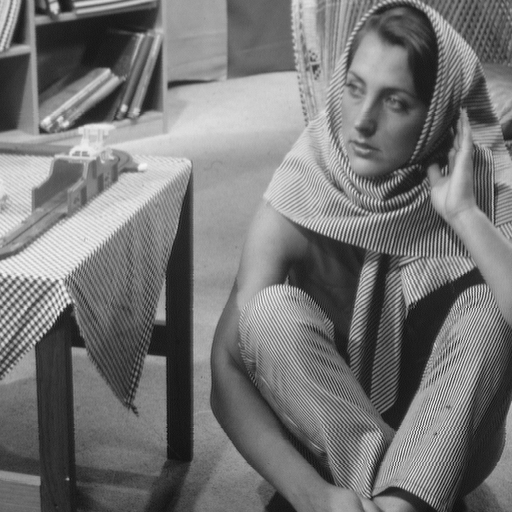
#> input picture TME3/img/barbara.png, 512 x 512 px
$ jupyter execute --allow-errors TME3.ipynb   (shell and % lines are left out)
#> lines starting #> are read from the running program, lines starting #| are printed output that depends on the picture
# Practical work 3: 2D sampling and aliasing

Properties studied in 1D apply in 2D. The following results can be admitted:
 - given a regular grid, a sampling of a continuous 2D signal can be modelled as follow:
$$
x_s(t,u) = x(t,u)C(t,u)\quad \text{with}\quad C(t,u) = \sum_{k=-\infty}^{+\infty} \sum_{l=-\infty}^{+\infty} \delta(t-kT_s,u - lT_s)
$$ $C$ is the analog of Dirac comb (also called impulse train) in 2D
 - spectrum of $x_s$ writes:
$$
X_s(f,g) = \frac1{T_s^2}\sum_{k=-\infty}^{+\infty} \sum_{l=-\infty}^{+\infty} X(f-kf_s,g-lf_s)
$$
2D sampling then implies a periodisation of the spectrum for the two dimensions
 - it is possible to reconstruct the original signal from the sampled signal if 2D Shannon condition is verified (band limited signal) with:
$$
x_r (t,u) = \sum_{k=-\infty}^{+\infty} \sum_{l=\infty}^{+\infty} x_s(kT_s,lT_s) \operatorname{sinc}(\pi f_s (t-kT_s)) \operatorname{sinc}(\pi f_s(u - lT_s))\qquad\qquad\qquad\text{(1)}
$$
so called Shannon interpolation.

## Exercice 1: aliasing and windowing of 2D signals

Given the following signal:
$$
s_\theta(t,u) = A\cos(2\pi f_0(t\cos\theta + u\sin\theta))
$$
Here an example with $\theta=\frac\pi4$:
<div></div>
The goal of this exercice is to study the limit conditions of sampling of this image in order to avoid aliasing.

[cell 1]
import numpy as np
from numpy.fft import fft2, fftshift
import matplotlib.pyplot as plt
# for interactive ploting, see surf() below
from matplotlib import cm
from matplotlib.colors import Normalize
from mpl_toolkits.mplot3d import Axes3D

def sinusoid2d(A, theta, size, T0, Te):
    """ double**2*int*double**2 -> Array[double] """
    ct = np.cos(theta/180*np.pi)
    st = np.sin(theta/180*np.pi)
    x, y = np.meshgrid(np.arange(0, size, Te), np.arange(0, size, Te))
    return A*np.cos(2*np.pi*(y*ct - x*st)/T0)

def shannonInterpolation(I, Ts, size):
    """ Array*int*double -> Array[double] """
    n, m = I.shape
    x, y = np.meshgrid(np.arange(0, size), np.arange(0, n))
    Y = np.sinc(x/Ts-y)
    x, y = np.meshgrid(np.arange(0, size), np.arange(0, m))
    X = np.sinc(x/Ts-y)
    return np.matmul(X.T, np.matmul(I, Y))

def imshow(I,title=None):
    """ display an image """
    plt.figure(figsize=(500//80,500//80))
    plt.gray()
    plt.imshow(I)
    if title: plt.title(title)
    plt.show()

def surf(Z,title=None):
    """ 3D plot of an image """
    X,Y = np.meshgrid(range(Z.shape[1]), range(Z.shape[0]))
    fig = plt.figure(figsize=(600/80,600/80))
    if title: plt.title(title)
    ax = fig.gca(projection='3d')
    ax.plot_surface(X, Y, Z, cmap=cm.coolwarm, linewidth=0, antialiased=False)
    plt.show()

1. We provide the function `sinusoid2d(A, theta, L, T0, Ts)` that allows to sample signal $s_\theta$ with a sampling period of `Ts` (the grid is regular with the sample sampling value for directions $u$ and $t$). Paremeters `A`, `theta`, `L` and `T0` respectively control the amplitude, orientation and period ($T_0=\frac1{f_0}$) of signal $s_\theta$. Generate a pseudo continuous signal $s_{45}$ with `A=1`, `theta = 45`, `L = 512`, `T0 = 64` and `Ts=1`.

[cell 2]
sig = sinusoid2d(1,45,512,64,1)
imshow(sig)

2. (a) What is the maximal frequency of previous signal $s_{45}$ in direction $t$ (denoted $f_t^{\text{max}}$) and direction $u$ (denoted $f_u^{\text{max}}$)? Let $f_m = \max(f_t^{\text{max}},f_u^{\text{max}})$. Explain why $f_m$ can be used to derive the limit frequency (in sens of Shannon) for the sampling of $s_{45}$.

$f_t^{\text{max}}$ = $(1/T0)cos(theta) = \frac{cos(45)}{64} $

$f_u^{\text{max}}$ = $(1/T0)sin(theta) = \frac{sin(45)}{64} $

Therefore, $f_m$ = $f_t^{\text{max}}$ = $f_u^{\text{max}} = 0.011$

According to the Shannon cryteria, $f_s$ > 2 * $f_m$

2. (b)  Sample $s_{45}$ with $f_s = 16 f_m$ and display the sampled signal.

[cell 3]
print("Sampled signal with fs = 16fm")
fm=2**(1/2)/2/64
fs1=16*fm
Ts1=1/fs1
print(Ts1)
samp_sig1 = sinusoid2d(1,45,512,64,Ts1)
imshow(samp_sig1)

We notice that the sampled signal has the same overall appearance as the original "continuous" one, but it has less points so it looks more pixelised (less precise)

2. (c) Compute the Fourier transform of the sampled signal and display frequencies. One can use `surf()` function for an interactive 3D plot.

[cell 4]
FTss = np.fft.fft2(samp_sig1)
FTss = np.fft.fftshift(np.log(1 + np.abs(FTss)))
imshow(FTss)
#> (the rest of this cell did not finish here and is left out)

2. (d) Comment the spectrum:
    - verify the presence of the two Dirac peaks
    - for various values of $T_s$, observe changes in the spectrum. Compare with the spectrum of the continuous signal ($s_{45}$). What is the origin of theses differences?
    - (Bonus question):
        - Why, aside the two Dirac peaks, there are somes structures? Explain the origin of these lobes.
        - Increase $T_0$ in order to obtain a unique peak. Explain the origin of this fusion. Verify the limit value of $T_0$ for which the two peaks interfer.

- We do notice the 2 dirac peaks

- As expected, considering we are working with a sampled signal, the dirac peaks aren't infinitly thin, they still have some structure.

[cell 5]
#SPECTRUM OF THE CONTINUOUS SIGNAL S45
print("SPECTRUM OF THE CONTINUOUS SIGNAL S45")
FTss = np.fft.fft2(sig)
FTss = np.fft.fftshift(np.log(1 + np.abs(FTss)))
imshow(FTss)
#> (the rest of this cell did not finish here and is left out)

[cell 6]
#Ts = 10
print("TS = 10")
samp_sig1 = sinusoid2d(1,45,512,64,10)
imshow(samp_sig1)
FTss = np.fft.fft2(samp_sig1)
FTss = np.fft.fftshift(np.log(1 + np.abs(FTss)))
imshow(FTss)
#> (the rest of this cell did not finish here and is left out)

[cell 7]
#Ts1 = 20
print("TS = 20")
samp_sig1 = sinusoid2d(1,45,512,64,20)
imshow(samp_sig1)
FTss = np.fft.fft2(samp_sig1)
FTss = np.fft.fftshift(np.log(1 + np.abs(FTss)))
imshow(FTss)
#> (the rest of this cell did not finish here and is left out)

We can observe that as Ts gets bigger, the peaks of the Fourier Transform gets less defined.

This can be explained by
# Explain here

3. (a) Sample $s_{45}$ with $f_s=4 f_m$ and display the sampled signal.

[cell 8]
fs2=4*fm
Ts2=1/fs2
print(Ts2)
samp_sig2 = sinusoid2d(1,45,512,64,Ts2)
imshow(samp_sig2)

[cell 9]
FTss = np.fft.fft2(samp_sig1)
FTss = np.fft.fftshift(np.log(1 + np.abs(FTss)))
imshow(FTss)

3. (b) Write a function `error()` implementing the relative average error $\displaystyle\epsilon_r = \frac 1{2AL^2}\sum_{k=0}^L\sum_{l=0}^L |x_r(k,l)-x_d(k,l)|$.

[cell 10]
def error(xd, xr):
    L = 512
    A = 1
    err= 0
    for k in range(L):
        for l in range(L):
            err += np.absolute(xr[k][l] - xd[k][l])
    return (1/(2*A*L**2)) * err

3. (c) Reconstruct the sampled signal. Display original and reconstructed signal.
   Print the relative average error between the original and reconstructed images. What is the origin of this error?

[cell 11]
print("original signal:")
imshow(sig)

[cell 12]
#reconstruction with 1st sampling, fs = 16fm

sig_r1 = shannonInterpolation(samp_sig1,Ts1, 512)

print("reconstructed signal with fs = 16fm:")
imshow(sig_r1)

print("relative average error:", error(sig, sig_r1))

[cell 13]
FTss4 = np.fft.fft2(samp_sig1)
FTss4 = np.fft.fftshift(np.log(1 + np.abs(FTss4)))
imshow(FTss4)
#> (the rest of this cell did not finish here and is left out)

[cell 14]
#reconstruction with 2nd sampling, fs = 4fm

sig_r2 = shannonInterpolation(samp_sig2,Ts2, 512)

print("reconstructed signal with fs = 4fm:")
imshow(sig_r2)

print("relative average error:", error(sig, sig_r2))

Logicly, the error is bigger with the 2nd sampling (almost 4 times bigger). However, the 2nd reconstruction still looks like the original signal.

4. Same question than 3. with $f_s = \frac32f_m$. Comment the effects of aliasing.

[cell 15]
fs3=1.5*fm
Ts3=1/fs3
print(Ts3)
samp_sig3 = sinusoid2d(1,45,512,64,Ts3)
imshow(samp_sig3)

[cell 16]
#reconstruction with 3rd sampling, fs = (3/2)fm

sig_r3 = shannonInterpolation(samp_sig3,Ts3, 512)

print("reconstructed signal with fs = (3/2)fm:")
imshow(sig_r3)

print("relative average error:", error(sig, sig_r3))

The error is way bigger here, to the point where the reconstructed signal isn't recognisable anymore.
This was expected because of the Sharron criteria. The frequency chosen was too small (< 2fm)

5. Consider the continuous signal with an oriention of $\theta=10°$. What is the value of $f_m$? With a sampling of $\frac32 f_s$ what is the additional drawback appearing after the reconstruction? Explain.

$f_t^{\text{max}}$ = $(1/T0)cos(theta) = cos(10)/64 $

$f_u^{\text{max}}$ = $(1/T0)sin(theta) = sin(10)/64$

$f_t^{\text{max}}$ > $f_u^{\text{max}}$. Therefore, $f_m$ = $f_t^{\text{max}}$ = 0.0154

According to the Shannon cryteria, $f_s$ > 2 * $f_m$

[cell 17]
sig2 = sinusoid2d(1,10,512,64,1)
imshow(sig2)

[cell 18]
#Sampling

fm2 = 10 * (np.pi/180)
fs4=1.5*fm2
Ts4=1/fs4
print(Ts4)
samp_sig4 = sinusoid2d(1,10,512,64,Ts4)
imshow(samp_sig4)

[cell 19]
#reconstruction
#reconstruction with 3rd sampling, fs = (3/2)fm

sig_r4 = shannonInterpolation(samp_sig4,Ts4, 512)

print("reconstructed signal with fs = (3/2)fm:")
imshow(sig_r4)
#> in imshow (call 19), `plt.show()`:
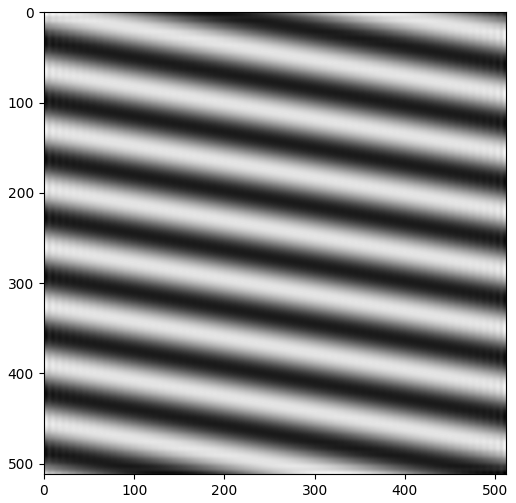
#> figure drawn by matplotlib, 1 panel

print("relative average error:", error(sig2, sig_r4))

[cell 20]
FTss2 = np.fft.fft2(sig2)
FTss2 = np.fft.fftshift(np.log(1 + np.abs(FTss2)))
imshow(FTss2)
#> in imshow (call 20), `plt.show()`:
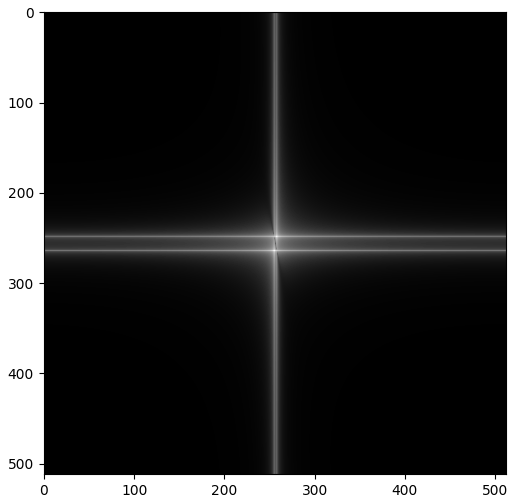
#> figure drawn by matplotlib, 1 panel
#> (the rest of this cell did not finish here and is left out)

6. Bonus question: write a function `shannonInterpolationLoop()` implementing equation (1) using two loops, in a C way. Compare and discuss the run time of this function and  `shannonInterpolation()` on a small signal ($L=64$). Runtime can be measured using `tic()` and `tac()` functions.

[cell 21]
from time import process_time
mytime = 0
def tic():
    """ NoneType -> NoneType """
    global mytime
    mytime = process_time()
def tac():
    """ NoneType -> int """
    global mytime
    print (process_time()-mytime)
    mytime = process_time()

## Exercice 2: aliasing on natural images

In this exercice, we study aliasing on image `img/barbara.png`. Aliasing occurring with subsample of image, we propose to write a code that implements a subsample (using function `subSample2()` of factor 2 on the image.

[cell 22]
from PIL import Image

barbara = np.array(Image.open('img/barbara.png'))
#> barbara is the input picture: shape (512, 512); min 12, max 246, mean 117.4
imshow(barbara)
def subSample2(I):
    """ Array -> Array """
    return I[::2,::2]

1. Explain what is a subsample of factor 2 and the impact when applied on an image.

Subsampling an image reduces its number of pixels. Here, we're doing a subsample of factor 2 so we're dividing the picture size by 4. In doing so, we will make the picture blurrier (less precise).

2. Write a code that
 - iterates the subsampling process
 - at each iteration, computes the Fourier transform of the subsampled image

   Display subsampled images and their spectrum. Describe and interpret the effects of aliasing. Why aliasing is a drawback ?

[cell 23]
def subsample_loop(img, it_max = 10):
#> called with it_max = 5
    I = img.copy()
    print("Original image:")
    imshow(img)
    imshow(np.fft.fftshift(np.log(1 + np.abs(np.fft.fft2(img)))))
#> in imshow (call 23), `plt.show()`:
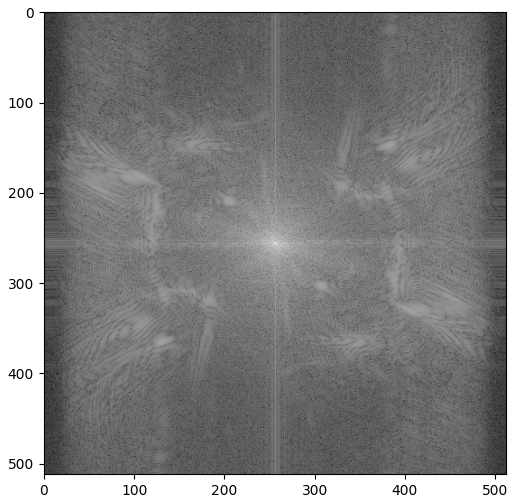
#> figure drawn by matplotlib, 1 panel
    for i in range(it_max):
        print("ITÉRATION N°", i+1, ":")
        print("\tSubsampled image:")
        I = subSample2(I)
        imshow(I)
        print("\tSpectrum:")
        fourier = np.fft.fftshift(np.log(1 + np.abs(np.fft.fft2(I))))
        imshow(fourier)
#> this loop made 5 passes
#> pass 1, in subsample_loop, `fourier = np.fft.fftshift(np.log(1 + np.abs(np.fft.fft2(I))))`:
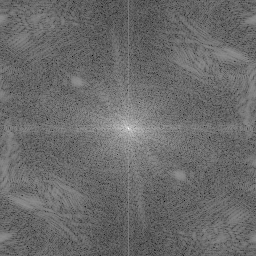
#> fourier: shape (256, 256) float64; min 2.58, max 15.86, mean 8.15; drawn with min black and max white
    return

[cell 24]
nb_it = 5
subsample_loop(barbara, nb_it)

We can already tell the effects of aliasing after the first iteration. Some areas, especially her clothes, look totally different.
Basically, when the subsampling happens, we loose the information on the pixels that are "deleted". What used to be 4 pixels becomes one. We, therefore, have to make a decision on the color (or gray level) used to look most like the original picture. In the case of large areas of similar values, this would most definitly work. But, when the details (abrupt change of colors is small areas) get smaller, that "guessing" becomes way harder and very often result in image distortion. That's why we can see the most aliasing on her clothes and the tableclote (the grid patterns).

3. Bonus question: same question with the image `img/mandrill.png`.

[cell 25]
mandrill = np.array(Image.open('img/mandrill.png'))
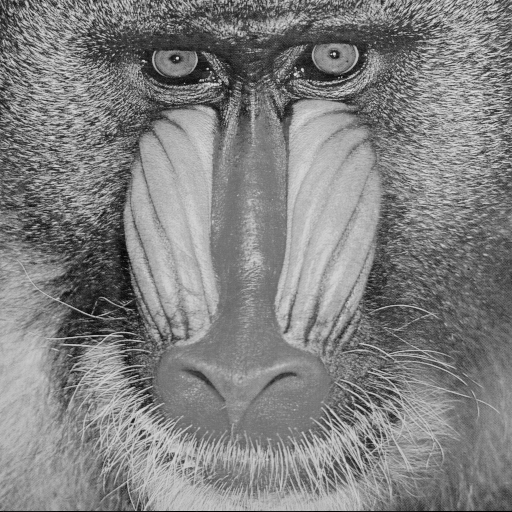
#> input picture TME3/img/mandrill.png, 512 x 512 px
### your code and comments start below
subsample_loop(mandrill, nb_it)
#> in imshow (call 35), `plt.show()`:
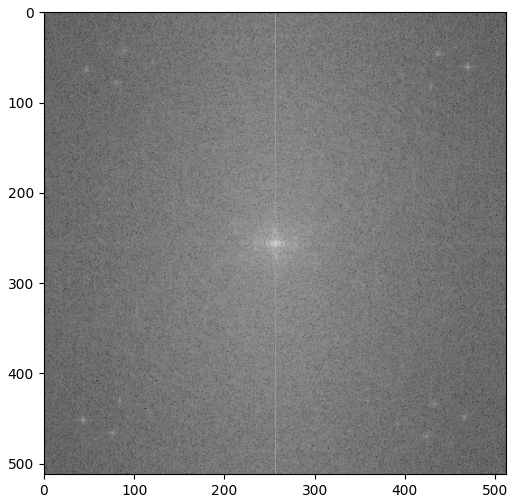
#> figure drawn by matplotlib, 1 panel
#> the loop in subsample_loop (call 2), `for i in range(it_max):` made 5 passes
#> pass 1, in subsample_loop (call 2), `I = subSample2(I)`:
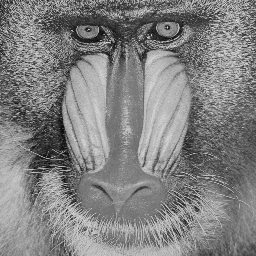
#> I: shape (256, 256); min 6, max 224, mean 129.4
#> pass 1, in subsample_loop (call 2), `fourier = np.fft.fftshift(np.log(1 + np.abs(np.fft.fft2(I))))`:
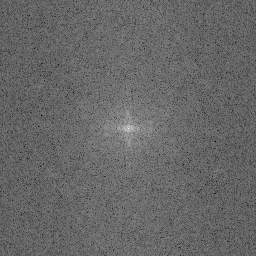
#> fourier: shape (256, 256) float64; min 3.41, max 15.95, mean 8.5; drawn with min black and max white
#> pass 2, in subsample_loop (call 2), `I = subSample2(I)`:
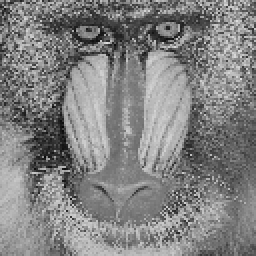
#> I: shape (128, 128) (shown 2 times larger); min 7, max 224, mean 129.5
#> pass 2, in subsample_loop (call 2), `fourier = np.fft.fftshift(np.log(1 + np.abs(np.fft.fft2(I))))`:
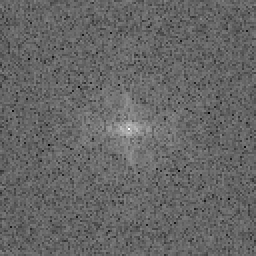
#> fourier: shape (128, 128) float64 (shown 2 times larger); min 3.45, max 14.57, mean 7.92; drawn with min black and max white
